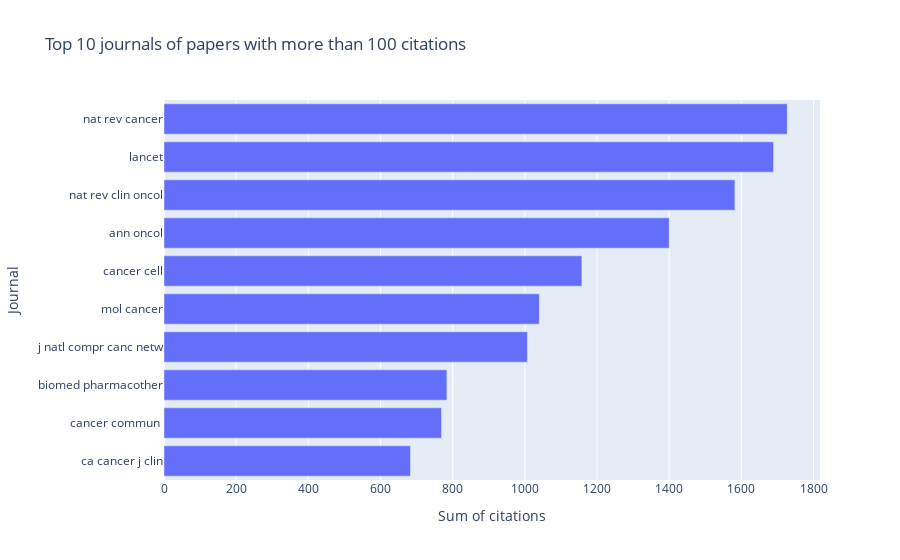

Write notebook code for a chart like this one.
### Code cell
bigcitationcount = df[df['cited_by'] > 100].count()[0]
citedaf = df[df['cited_by'] > 100]
print(f"{bigcitationcount} papers have been cited more than 100 times.")


bfg = citedaf.groupby('journal')['cited_by'].sum().reset_index().sort_values('cited_by', ascending=False).head(10)
bfg
fig = px.bar(bfg, x='cited_by', y='journal',
             title="Top 10 journals of papers with more than 100 citations",
             labels={'journal':'Journal', 'cited_by':'Sum of citations'})
fig.update_layout(yaxis={'categoryorder':'total ascending', 'dtick':1})
fig.show()

### Figure 1 — Plotly figure (JSON) as saved in the notebook; plotly's stock layout.template omitted (floating-point values rounded to 4 significant figures)
{"data": [{"alignmentgroup": "True", "hovertemplate": "Sum of citations=%{x}<br>Journal=%{y}<extra></extra>", "legendgroup": "", "marker": {"color": "#636efa", "pattern": {"shape": ""}}, "name": "", "offsetgroup": "", "orientation": "h", "showlegend": false, "textposition": "auto", "type": "bar", "x": [1727, 1689, 1582, 1400, 1158, 1040, 1007, 784, 769, 683], "xaxis": "x", "y": ["nat rev cancer", "lancet", "nat rev clin oncol", "ann oncol", "cancer cell", "mol cancer", "j natl compr canc netw", "biomed pharmacother", "cancer commun ", "ca cancer j clin"], "yaxis": "y"}], "layout": {"barmode": "relative", "legend": {"tracegroupgap": 0}, "title": {"text": "Top 10 journals of papers with more than 100 citations"}, "xaxis": {"anchor": "y", "domain": [0, 1], "title": {"text": "Sum of citations"}}, "yaxis": {"anchor": "x", "categoryorder": "total ascending", "domain": [0, 1], "dtick": 1, "title": {"text": "Journal"}}}}
